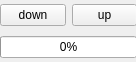
<?xml version="1.0" encoding="UTF-8"?>
<ui version="4.0">
 <class>SpeedControl</class>
 <widget class="QFrame" name="SpeedControl">
  <property name="geometry">
   <rect>
    <x>0</x>
    <y>0</y>
    <width>136</width>
    <height>62</height>
   </rect>
  </property>
  <property name="windowTitle">
   <string>Frame</string>
  </property>
  <widget class="QWidget" name="layoutWidget">
   <property name="geometry">
    <rect>
     <x>0</x>
     <y>0</y>
     <width>137</width>
     <height>62</height>
    </rect>
   </property>
   <layout class="QVBoxLayout" name="verticalLayout">
    <item>
     <layout class="QHBoxLayout" name="horizontalLayout_2">
      <item>
       <widget class="QPushButton" name="downButton">
        <property name="text">
         <string>down</string>
        </property>
       </widget>
      </item>
      <item>
       <widget class="QPushButton" name="upButton">
        <property name="text">
         <string>up</string>
        </property>
       </widget>
      </item>
     </layout>
    </item>
    <item>
     <widget class="QProgressBar" name="progressBar">
      <property name="minimumSize">
       <size>
        <width>0</width>
        <height>20</height>
       </size>
      </property>
      <property name="value">
       <number>0</number>
      </property>
     </widget>
    </item>
   </layout>
  </widget>
 </widget>
 <resources/>
 <connections/>
</ui>
